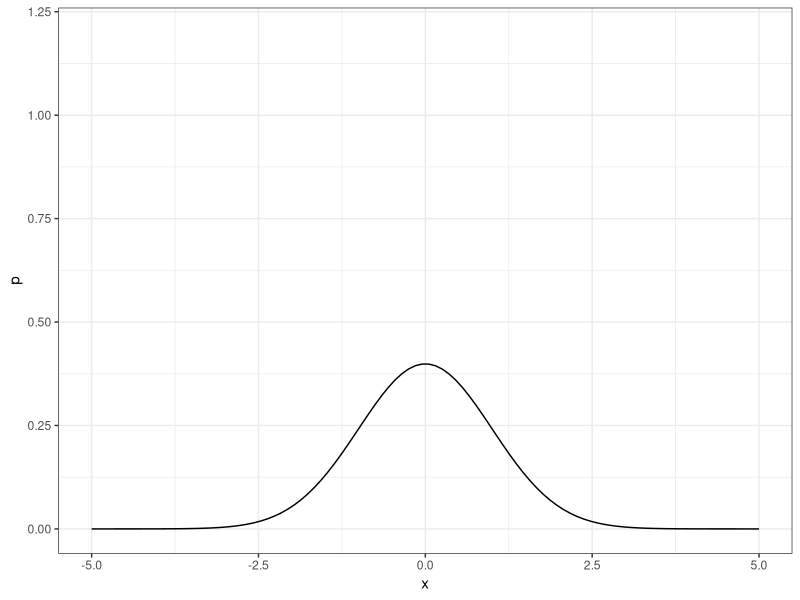
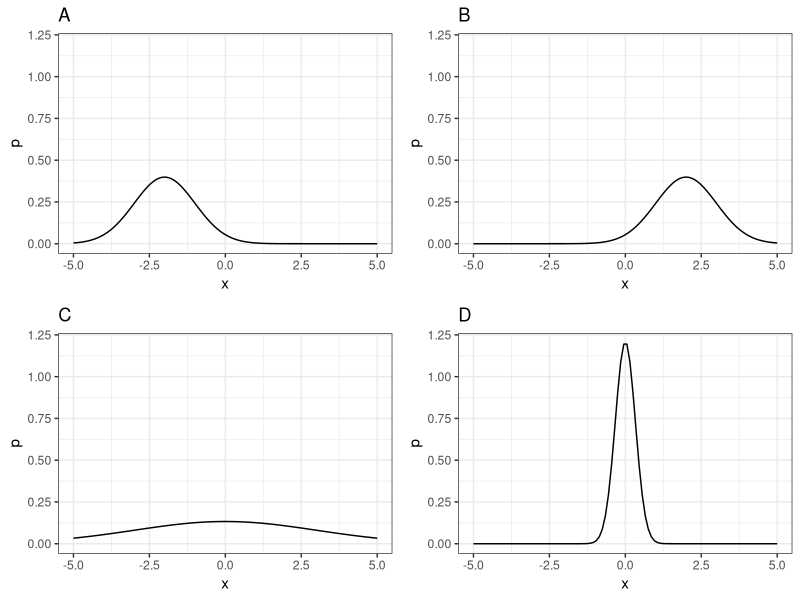
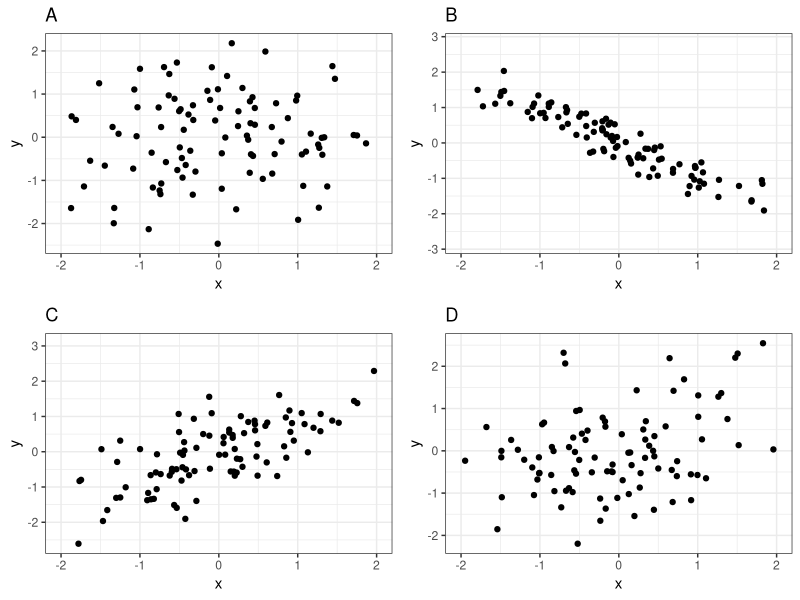
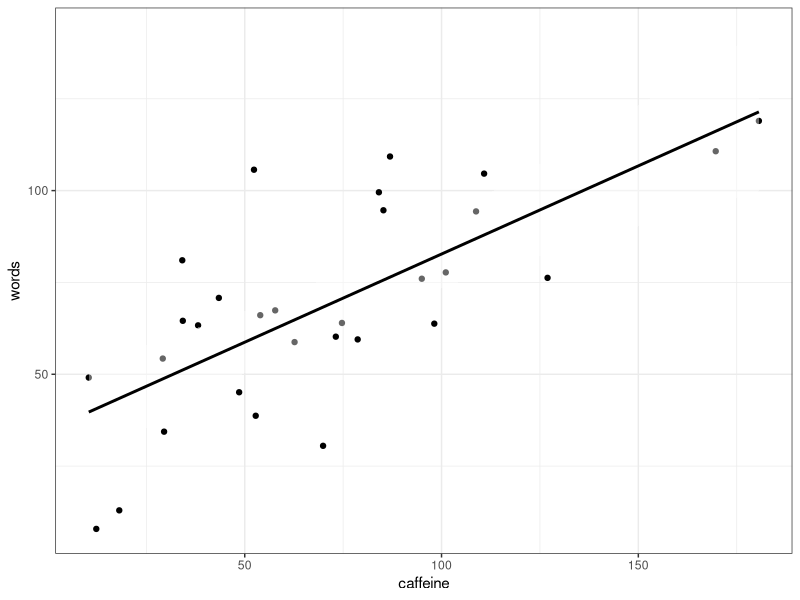

Reproduce these figures in R, in order.
## ---- chunk 1
knitr::opts_chunk$set(echo = FALSE)
knitr::opts_chunk$set(warning = FALSE, message = FALSE) 
## ---- chunk 2
library(data.table)
library(ggplot2)
m <- 0
sd <- 1
x <- seq(from=-5,to=5,length.out=100)
p <- dnorm(x,m,sd)
dt <- data.table(x=x,p=p)
ggplot(data=dt,aes(x=x,y=p)) + geom_line() + theme_bw() + scale_x_continuous(limits=c(-5,5)) +scale_y_continuous(limits=c(0,1.2)) 
## ---- chunk 3
library(gridExtra)
x <- seq(from=-5,to=5,length.out=100)
y <- dnorm(x,-2,1)
dt <- data.table(x=x,p=y)
plot1 <- ggplot(data=dt,aes(x=x,y=p)) + geom_line() + theme_bw() + scale_x_continuous(limits=c(-5,5)) + scale_y_continuous(limits=c(0,1.2)) +ggtitle("A")
y <- dnorm(x,2,1)
dt <- data.table(x=x,p=y)
plot2 <- ggplot(data=dt,aes(x=x,y=p)) + geom_line() + theme_bw()+ scale_x_continuous(limits=c(-5,5))+ scale_y_continuous(limits=c(0,1.2)) +ggtitle("B")
y <- dnorm(x,0,3)
dt <- data.table(x=x,p=y)
plot3 <- ggplot(data=dt,aes(x=x,y=p)) + geom_line() + theme_bw()+ scale_x_continuous(limits=c(-5,5))+ scale_y_continuous(limits=c(0,1.2)) +ggtitle("C")
y <- dnorm(x,0,0.33)
dt <- data.table(x=x,p=y)
plot4 <- ggplot(data=dt,aes(x=x,y=p)) + geom_line() + theme_bw()+ scale_x_continuous(limits=c(-5,5))+ scale_y_continuous(limits=c(0,1.2)) +ggtitle("D")
grid.arrange(plot1, plot2,plot3,plot4,ncol=2)
## ---- chunk 4
set.seed(4)
f <- function(p) {
  dt <- as.data.table(MASS::mvrnorm(n=100,c(0,0),matrix(c(1,p,p,1),2,2),empirical=TRUE))
  names(dt) <- c("x","y")
  dt
}
plot1 <- ggplot(data=f(0),aes(x=x,y=y)) + geom_point() + theme_bw() + scale_x_continuous(limits=c(-2,2)) + ggtitle("A")
plot2 <- ggplot(data=f(-.95),aes(x=x,y=y)) + geom_point() + theme_bw() + scale_x_continuous(limits=c(-2,2)) + ggtitle("B")
plot3 <- ggplot(data=f(.75),aes(x=x,y=y)) + geom_point() + theme_bw() + scale_x_continuous(limits=c(-2,2)) + ggtitle("C")
plot4 <- ggplot(data=f(.4),aes(x=x,y=y)) + geom_point() + theme_bw() + scale_x_continuous(limits=c(-2,2)) + ggtitle("D")
grid.arrange(plot1, plot2,plot3,plot4,ncol=2)
## ---- chunk 5
set.seed(1)
library(ggplot2)
library(data.table)
n <- 30
caffeine <- rlnorm(n,4,0.75)
words <- 30 + .5 * caffeine + rnorm(n,sd=25)
dt <- data.table(caffeine,words)
ggplot(data=dt,aes(x=caffeine,y=words)) + geom_point() + theme_bw() + geom_smooth(method="lm",fill=rgb(1,1,1,0),color='black')
